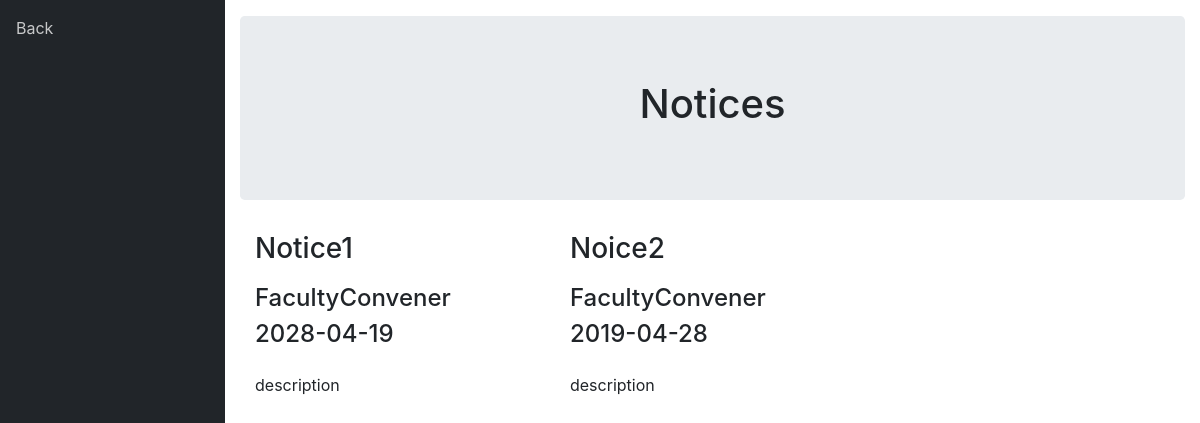
The app's page /PHP/ShowNoticeFaculty.php with its own data.
### tables this page shows
CREATE TABLE `Notice` (
  `Noticeid` bigint(20) NOT NULL,
  `Title` varchar(100) NOT NULL,
  `Description` text NOT NULL,
  `Date` date NOT NULL,
  `SubmittedBy` varchar(50) NOT NULL,
  `Type` varchar(25) NOT NULL
);

### PHP/ShowNoticeFaculty.php (the view, shortened to what this page needs)
<!DOCTYPE html>
<html lang="en">
<head>
    <link href="../css/Participant/vendor/fontawesome-free/css/all.min.css" rel="stylesheet" type="text/css">
    <link href="../css/Participant/vendor/datatables/dataTables.bootstrap4.css" rel="stylesheet">
    <link href="../css/Participant/sb-admin.css" rel="stylesheet">
</head>
<body id="page-top">
<div id="wrapper">
    <ul class="sidebar navbar-nav">
        <li class="nav-item active">
            <a class="nav-link" href="./FacultyConvenerPage.php">
                <span>Back</span>
            </a>
        </li>
    </ul>
    <div id="content-wrapper">
        <div class="container-fluid">
            <section class="feature-area section-padding2" style="padding: 0px 0px 0px">
                <div class="jumbotron">
                    <h1 style="text-align: center">Notices</h1>
                </div>
                <div class="container">
                    <div class="row">
                        <?php
                        $conn = mysqli_connect("127.0.0.1","root","","Research-Conclave");
                        $query = mysqli_query($conn,"SELECT * FROM Notice");
                        while ($row = mysqli_fetch_assoc($query)) {
                            echo "<div class=\"col-lg-4\">
                <div class=\"single-feature mb-4 mb-lg-0\"> <h3>" . $row['Title'] . "</h3>" .
                                "<h4 style='padding-top: 10px'>" . $row['SubmittedBy'] . "</h4>" .
                                "<h4>" . $row['Date'] . "</h4>" .
                                "<p class=\"py-3\">" . $row['Description'] . "</p>" .
                                "
                    </div>
                </div>";
                        }
                        ?>
                    </div>
            </section>
        </div>
    </div>
</div>
</body>
</html>

### records on screen
notice: Title "Notice1", SubmittedBy "FacultyConvener", Date "2028-04-19", Description "description"
notice: Title "Noice2", SubmittedBy "FacultyConvener", Date "2019-04-28", Description "description"
